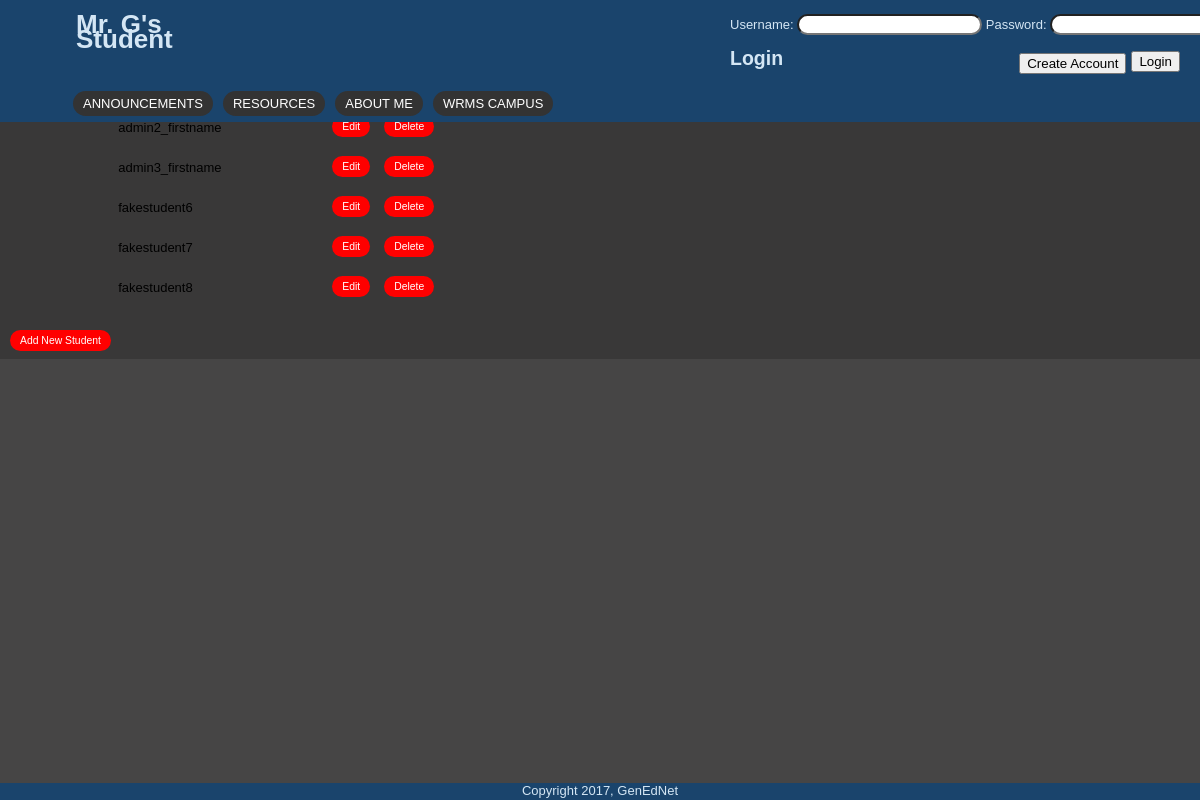
Screenshot of /public_html/gen_ed/private/manage_students.php with the database file from the repository.
### tables this page shows
CREATE TABLE `menuBar` (
  `id` int(11) NOT NULL AUTO_INCREMENT,
  `menu_name` varchar(30) NOT NULL,
  `position` int(3) NOT NULL,
  `visible` tinyint(1) NOT NULL,
  `include` text NOT NULL,
  PRIMARY KEY (`id`)
);

CREATE TABLE `students` (
  `id` int(11) NOT NULL AUTO_INCREMENT,
  `student_id` int(11) NOT NULL,
  `lastName` varchar(30) NOT NULL,
  `firstName` varchar(30) NOT NULL,
  `email` varchar(50) NOT NULL,
  `gradeLevel` varchar(11) NOT NULL,
  `period` int(11) NOT NULL,
  `username` varchar(50) NOT NULL,
  `hashed_password` varchar(60) NOT NULL,
  `year` int(4) NOT NULL,
  PRIMARY KEY (`id`)
);

### public_html/gen_ed/private/manage_students.php (the view, shortened to what this page needs)
<?php require_once("../includes/db_connection.php"); ?>
<?php require_once("../includes/functions.php"); ?>
<?php
	$student_set = find_all_students();
?>
<?php include("../includes/layouts/header.php"); ?>
<div id="main">
	<div id="navigation">
	<br />
	<a href="student.php">&laquo; Main menu</a><br />
	</div>
	<div id="page">
		<h2>Manage students</h2>
		<table>
			<tr>
				<th style="text-align: left; width: 200px;">Username</th>
				<th colspan="2" style="text-align: left;">Actions</th>
			</tr>
			<?php while($student = mysqli_fetch_assoc($student_set)) { ?>
			<tr>
				<td><?php echo htmlentities($student["username"]); ?>
				<br />
				<td><a href="edit_student.php?id=<?php echo urlencode($student["id"]); ?>">Edit</a></td>
				<td><a href="delete_student.php?id=<?php echo urlencode($student["id"]); ?>" onclick="return confirm('Are you sure?');">Delete</a></td>
			</tr>
			<?php } ?>
		</table>
		<br />
		<a href="new_student.php">Add new student</a>
	</div>
</div>
<?php include("../includes/layouts/footer.php"); ?>

### public_html/gen_ed/includes/functions.php (shortened to what this page needs)
<?php
	function find_all_students(){
		global $connection;
			$query  = "SELECT * ";
			$query .= "FROM students ";
			$query .= "ORDER BY username ASC";
			$student_set = mysqli_query($connection, $query);
			return $student_set;
	}
	function find_menubar_public($public = true) {
		global $connection;
		$query  = "SELECT * ";
		$query .= "FROM menuBar ";
		$query .= "WHERE menu_name != 'Assignments' ";
		$query .= "AND menu_name != 'Admin' ";
		if ($public) {
			$query .= "AND visible = 1 ";
		}
		$query .= "ORDER BY position ASC";
		$menuBar_set = mysqli_query($connection, $query);
		return $menuBar_set;
	}
	function navigation_public($menuBar_array, $page_array) {
		$output = "<ul class=\"menuBar\">";
		$menuBar_set = find_menubar_public();
		while($menuBar = mysqli_fetch_assoc($menuBar_set)) {
			$output .= "<li";
			$output .= ">";
			$output .= "<a href=\"../public/index.php?menuBar=";
			$output .= urlencode($menuBar["id"]);
			$output .= "\">";
			$output .= htmlentities($menuBar["menu_name"]);
			$output .= "</a>";
			$output .= "</li>";
		}
		$output .= "</ul>";
		return $output;	}
	function logged_in_student_m6() {
		return isset($_SESSION['student_id_m6']);
	}
	function logged_in_student_m8() {
		return isset($_SESSION['student_id_m8']);
	}
	function logged_in_admin() {
		return isset($_SESSION['admin_id']);
	}
	function confirm_login_and_set_menubar($current_menuBar, $current_page) {
		if (logged_in_student_m6()) {
			echo navigation_m6($current_menuBar, $current_page);
		}elseif (logged_in_student_m8()){
			echo navigation_m8($current_menuBar, $current_page);
		}elseif (logged_in_admin()){
			echo navigation_admin($current_menuBar, $current_page);
		} else {
				echo navigation_public($current_menuBar, $current_page);
		}
	}
?>

### public_html/gen_ed/public/stylesheets/public.css (style rules this page uses)
body, #main { vertical-align:baseline; margin: 0; padding: 0; border: 0; font-family: Verdana, Arial, Helvetica, sans-serif; font-size: 13px; line-height: 15px; background: rgba(57,55,55,0.93); }
#main { vertical-align:baseline; margin: 0; padding: 0; border: 0; font-family: Verdana, Arial, Helvetica, sans-serif; font-size: 13px; line-height: 15px; background: ; }
#navigation { float: left; overflow: hidden; color: #D4E6F4; }
#navigation li { float: left; background: #1A446C; list-style: none; text-align: center; }
#navigation a { text-transform: uppercase; color: #ffffff; background-color: #333333; font-size: 1em; text-align: center; line-height: 36px; border: none; border-radius: 20px; }
a, a:visited { background: red; }
a { margin-left: 10px; text-decoration: none; padding: 5px 10px; margin-bottom: 2px; text-transform: capitalize; color: #ffffff; font-size: .8em; text-align: center; line-height: 36px; border: none; border-radius: 20px; }
ul.menuBar { margin: 1em; padding-left: 0; list-style: none; font-weight: normal; }

### rows the page displays
menubar: value "ANNOUNCEMENTS"
menubar: value "RESOURCES"
menubar: value "ABOUT ME"
menubar: value "WRMS CAMPUS"
students: username "admin2_firstname"
students: username "admin3_firstname"
students: username "fakestudent6"
students: username "fakestudent7"
students: username "fakestudent8"
